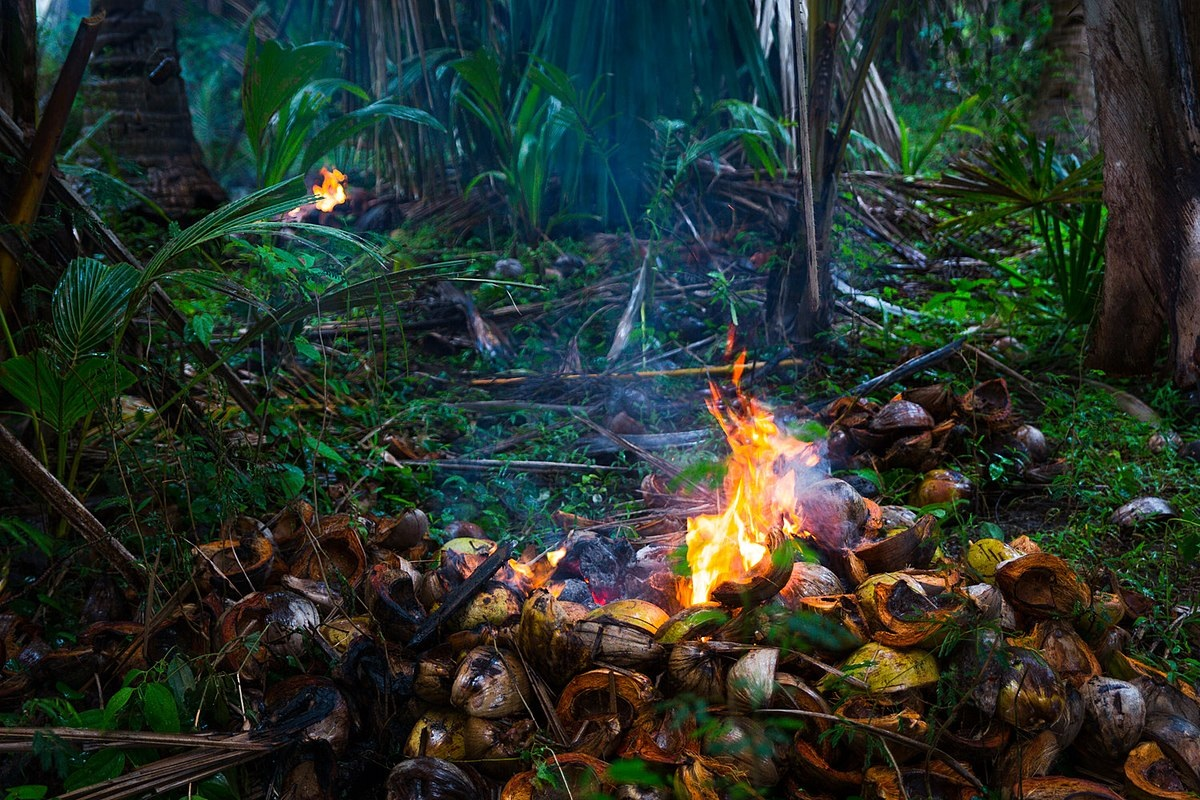
%> input picture Computação Grafica/teste.jpg, 1200 x 800 px
$ octave --eval "altera_hue(imread('teste.jpg'));"   (GNU Octave 9; MATLAB toolbox functions it lacks are replaced by stand-ins)
%> lines starting %> are read from the running program, lines starting %| are printed output that depends on the picture
function altera_hue(x)

% procedimento para alterar o vermelho (incrementalmente)

%[L,C] = size(x)
y = x;
%> y is the input picture: size 800x1200x3 uint8; mean R, G, B 41, 51.6, 43.7
imshow(y);
y = rgb2hsv(y);
%> y: size 800x1200x3 double; mean H, S, V 0.376, 0.581, 0.245
for nivel_tonalidade = 0.05:0.10:0.95
    figure;
    y(:,:,1) = nivel_tonalidade;

    imshow(hsv2rgb(y));
end
%> this loop made 10 passes
%> pass 1, in altera_hue, `imshow(hsv2rgb(y));`:
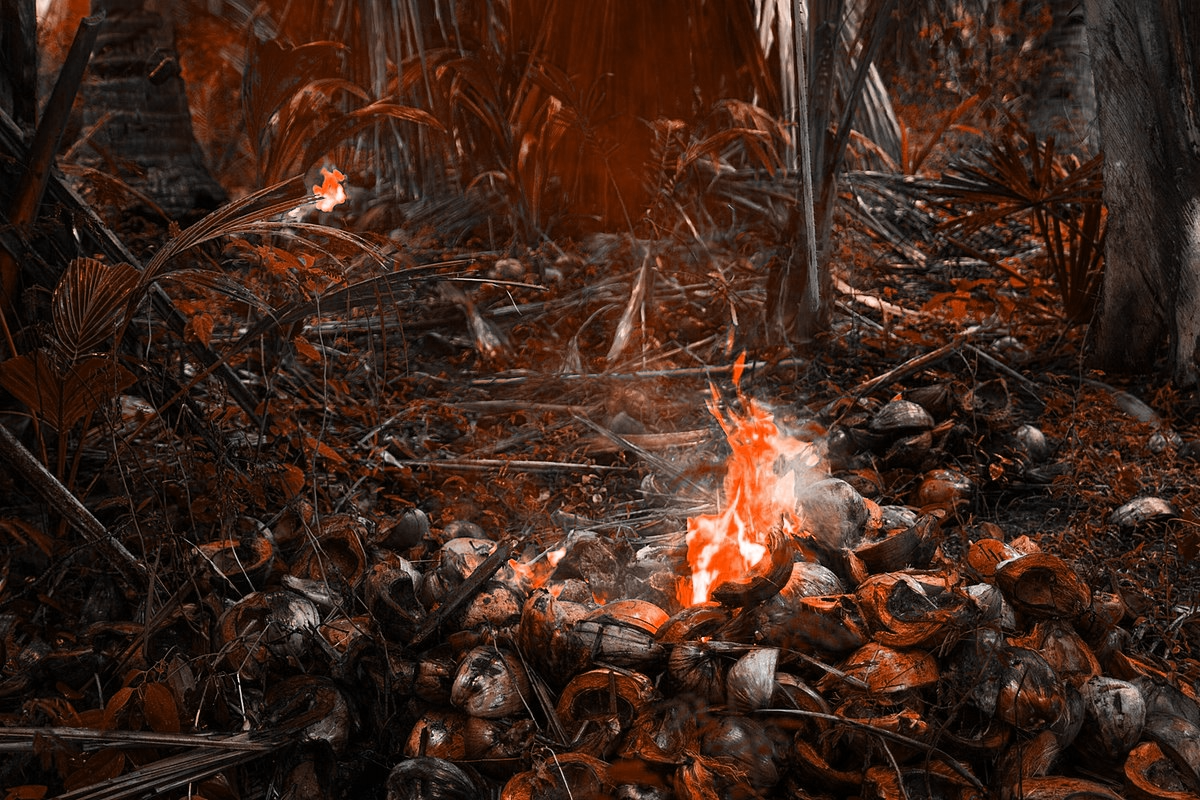
%> displayed picture: size 800x1200x3, on the screen's scale of 0 to 255; mean R, G, B 62.6, 38.5, 28
%> pass 2, in altera_hue, `imshow(hsv2rgb(y));`:
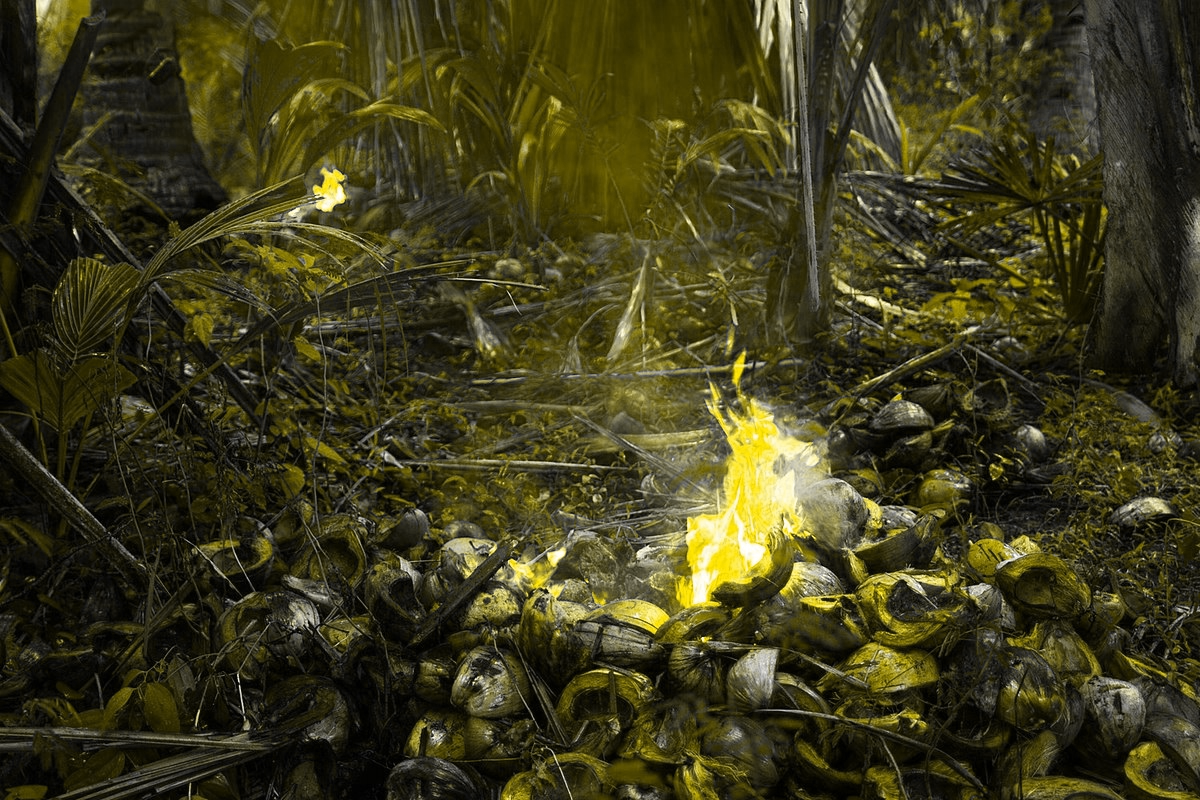
%> displayed picture: size 800x1200x3, on the screen's scale of 0 to 255; mean R, G, B 62.6, 59.2, 28
%> after the loop: y: size 800x1200x3 double; mean H, S, V 0.95, 0.581, 0.245
